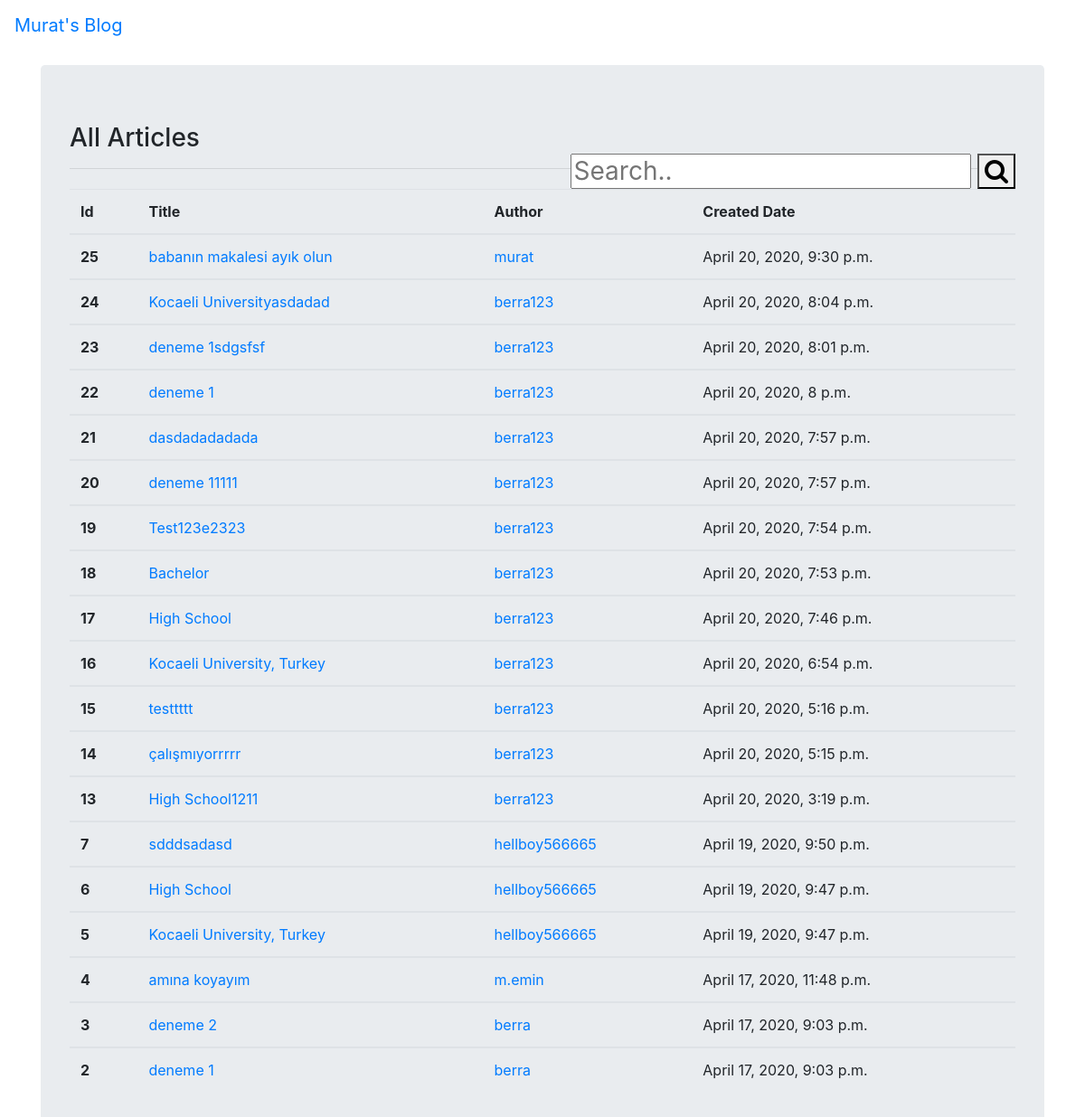
The app's page /articles/ with its own data.
### article/models.py (models this page shows, shortened)
class Article(models.Model):
    author = models.ForeignKey("auth.User", on_delete = models.CASCADE, verbose_name = "Author")
    title = models.CharField(max_length= 255, verbose_name = "Title")
    content = RichTextField(verbose_name = "Content")
    created_date = models.DateTimeField(auto_now_add=True, verbose_name = "Created Date")
    article_image = models.FileField(blank = True, null = True, verbose_name="Article Picture")
    class Meta():
        ordering = ["-created_date"]

### article/views.py (the view)
# urls.py: path('', views.article_show, name = "article_show"),
def article_show(request):
    keyword = request.GET.get("keyword")
    if keyword:
        articles = Article.objects.filter(title__contains = keyword)
        return render(request,"article_show.html", {"articles": articles})
    articles = Article.objects.all()
    context = {"articles" : articles
    }
    return render(request, "article_show.html", context)

### templates/article_show.html (shortened to what this page needs)
{% extends "layout.html" %}
{% block body %}
<div class="container">
    <div class="jumbotron">
      <h3>All Articles <div class="search-container">
        <form style="float: right; float: top;">
          <input type="text" placeholder="Search.." name="keyword">
          <button type="submit"><i class="fa fa-search"></i></button>
        </form>
      </div></h3>
      <hr>
      <table class="table">
        <thead>
          <tr>
            <th scope="col">Id</th>
            <th scope="col">Title</th>
            <th scope="col">Author</th>
            <th scope="col">Created Date</th>
          </tr>
        </thead>
      {% if articles %}
      {% for article in articles %}
      <tbody>
        <tr>
          <th scope="row">{{article.id}}</th>
          <td><a href="{% url 'article:article' article.id%}">{{article.title}}</a></td>
          <td><a href="/articles/{{article.author}}">{{article.author}}</a></td>
          <td>{{article.created_date}}</td>
        </tr>
      {% endfor %}
      {% else %}
      <div class="alert alert-warning"> There's no such an article in this blog</div>
      {% endif %}
    </div>
  </div>
{% endblock body %}

### templates/layout.html (shortened to what this page needs)
<!DOCTYPE html>
{% load static %}
<html lang="en">
<head>
    <link rel="stylesheet" href="https://cdnjs.cloudflare.com/ajax/libs/font-awesome/4.7.0/css/font-awesome.min.css">
</head>
<body>
    {% include "includes/navbar.html" %}
    <br><br>
    <br>
            {% block body %}
            {% endblock body %}
</body>
<link rel="stylesheet" href="{% static 'css/bootstrap.min.css' %}">
<link rel="stylesheet" href="//cdnjs.cloudflare.com/ajax/libs/highlight.js/9.12.0/styles/default.min.css">
</html>

### templates/includes/navbar.html (shortened to what this page needs)
<nav class="navbar navbar-toggleable-md navbar-inverse fixed-top bg-inverse">
    <a class="navbar-brand" href="#">Murat's Blog</a>
    <button class="navbar-toggler" type="button" data-toggle="collapse" data-target="#navbarColor01" aria-controls="navbarColor01" aria-expanded="false" aria-label="Toggle navigation">
      <span class="navbar-toggler-icon"></span>
    </button>
  </nav>

### records on screen
Article: id "25", title "babanın makalesi ayık olun", author "murat", created_date "April 20, 2020, 9:30 p.m."
Article: id "24", title "Kocaeli Universityasdadad", author "berra123", created_date "April 20, 2020, 8:04 p.m."
Article: id "23", title "deneme 1sdgsfsf", author "berra123", created_date "April 20, 2020, 8:01 p.m."
Article: id "22", title "deneme 1", author "berra123", created_date "April 20, 2020, 8 p.m."
Article: id "21", title "dasdadadadada", author "berra123", created_date "April 20, 2020, 7:57 p.m."
Article: id "20", title "deneme 11111", author "berra123", created_date "April 20, 2020, 7:57 p.m."
Article: id "19", title "Test123e2323", author "berra123", created_date "April 20, 2020, 7:54 p.m."
Article: id "18", title "Bachelor", author "berra123", created_date "April 20, 2020, 7:53 p.m."
Article: id "17", title "High School", author "berra123", created_date "April 20, 2020, 7:46 p.m."
Article: id "16", title "Kocaeli University, Turkey", author "berra123", created_date "April 20, 2020, 6:54 p.m."
Article: id "15", title "testtttt", author "berra123", created_date "April 20, 2020, 5:16 p.m."
Article: id "14", title "çalışmıyorrrrr", author "berra123", created_date "April 20, 2020, 5:15 p.m."
Article: id "13", title "High School1211", author "berra123", created_date "April 20, 2020, 3:19 p.m."
Article: id "7", title "sdddsadasd", author "hellboy566665", created_date "April 19, 2020, 9:50 p.m."
Article: id "6", title "High School", author "hellboy566665", created_date "April 19, 2020, 9:47 p.m."
Article: id "5", title "Kocaeli University, Turkey", author "hellboy566665", created_date "April 19, 2020, 9:47 p.m."
Article: id "4", title "amına koyayım", author "m.emin", created_date "April 17, 2020, 11:48 p.m."
Article: id "3", title "deneme 2", author "berra", created_date "April 17, 2020, 9:03 p.m."
Article: id "2", title "deneme 1", author "berra", created_date "April 17, 2020, 9:03 p.m."
